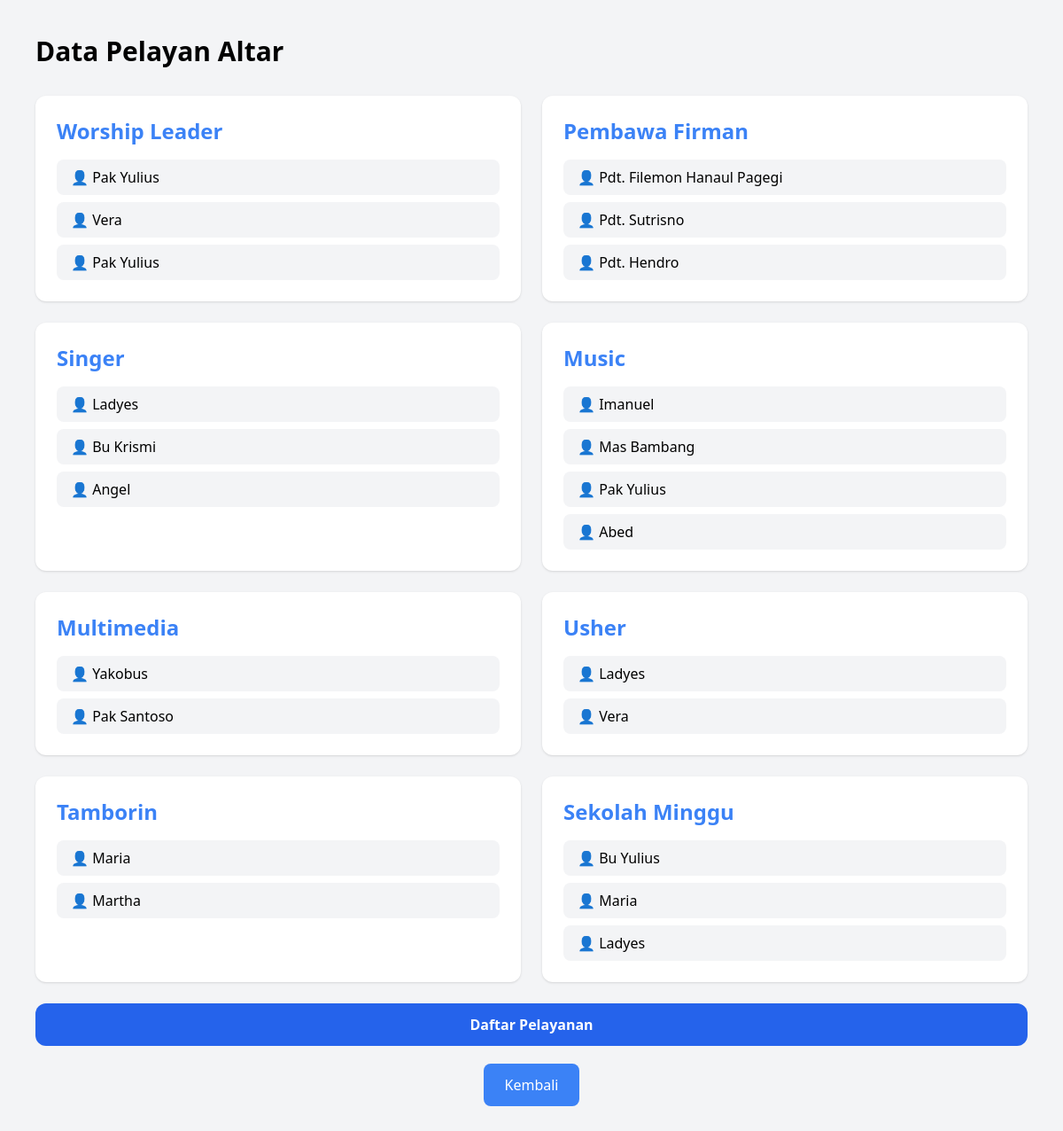
Screenshot of /data-pelayan/ with the database file from the repository.
### webgbt/models.py (models this page shows, shortened)
class DataPelayanAltar(models.Model):
    BIDANG_PELAYANAN = (
        ('Worship Leader', 'Worship Leader'),
        ('Pembawa Firman', 'Pembawa Firman'),
        ('Singer', 'Singer'),
        ('Music', 'Music'),
        ('Multimedia', 'Multimedia'),
        ('Usher', 'Usher'),
        ('Tamborin', 'Tamborin'),
        ('Sekolah Minggu', 'Sekolah Minggu'),
    )
    nama = models.CharField(max_length=100)
    bidang_pelayanan = models.CharField(
        max_length=50,
        choices=BIDANG_PELAYANAN
    )

### webgbt/views.py (the view)
# urls.py: path('data-pelayan/',views.data_pelayan,name='data_pelayan'),
def data_pelayan(request):
    pelayanan = {}
    bidang_list = [
        'Worship Leader',
        'Pembawa Firman',
        'Singer',
        'Music',
        'Multimedia',
        'Usher',
        'Tamborin',
        'Sekolah Minggu'
    ]
    for bidang in bidang_list:
        pelayanan[bidang] = DataPelayanAltar.objects.filter(
            bidang_pelayanan=bidang
        )
    context = {
        'pelayanan': pelayanan
    }
    return render(request, 'data_pelayan.html', context)

### webgbt/templates/data_pelayan.html (shortened to what this page needs)
<!DOCTYPE html>
<html lang="id">
<head>
    <script src="https://cdn.tailwindcss.com"></script>
</head>
<body class="bg-gray-100 p-10">
<h1 class="text-3xl font-bold mb-8">
    Data Pelayan Altar
</h1>
<div class="grid md:grid-cols-2 gap-6">
{% for bidang, anggota in pelayanan.items %}
<div class="bg-white p-6 rounded-xl shadow">
    <h2 class="text-2xl font-bold text-blue-500 mb-4">
        {{ bidang }}
    </h2>
    <ul class="space-y-2">
        {% for a in anggota %}
        <li class="
            bg-gray-100
            px-4 py-2
            rounded-lg">
            👤 {{ a.nama }}
        </li>
        {% empty %}
        <li class="text-gray-400">
            Belum ada anggota
        </li>
        {% endfor %}
    </ul>
</div>
{% endfor %}
</div>
<a href="{% url 'pelayan_altar' %}"
   class="w-full block text-center bg-blue-600 hover:bg-blue-700 text-white font-bold py-3 rounded-xl transition duration-300 mt-6">
    Daftar Pelayanan
</a>
<div class="mt-5 flex justify-center">
    <a href="{% url 'home' %}"
       class="bg-blue-500 text-white px-6 py-3 rounded-lg hover:bg-blue-900 transition">
        Kembali
    </a>
</div>
</body>
</html>

### rows the page displays
DataPelayanAltar: nama "Pak Yulius"
DataPelayanAltar: nama "Vera"
DataPelayanAltar: nama "Pak Yulius"
DataPelayanAltar: nama "Pdt. Filemon Hanaul Pagegi"
DataPelayanAltar: nama "Pdt. Sutrisno"
DataPelayanAltar: nama "Pdt. Hendro"
DataPelayanAltar: nama "Ladyes"
DataPelayanAltar: nama "Bu Krismi"
DataPelayanAltar: nama "Angel"
DataPelayanAltar: nama "Imanuel"
DataPelayanAltar: nama "Mas Bambang"
DataPelayanAltar: nama "Pak Yulius"
DataPelayanAltar: nama "Abed"
DataPelayanAltar: nama "Yakobus"
DataPelayanAltar: nama "Pak Santoso"
DataPelayanAltar: nama "Ladyes"
DataPelayanAltar: nama "Vera"
DataPelayanAltar: nama "Maria"
DataPelayanAltar: nama "Martha"
DataPelayanAltar: nama "Bu Yulius"
DataPelayanAltar: nama "Maria"
DataPelayanAltar: nama "Ladyes"

### other values shown
{{ bidang }} "Worship Leader" "Pembawa Firman" "Singer" "Music" "Multimedia" "Usher" "Tamborin" "Sekolah Minggu"
